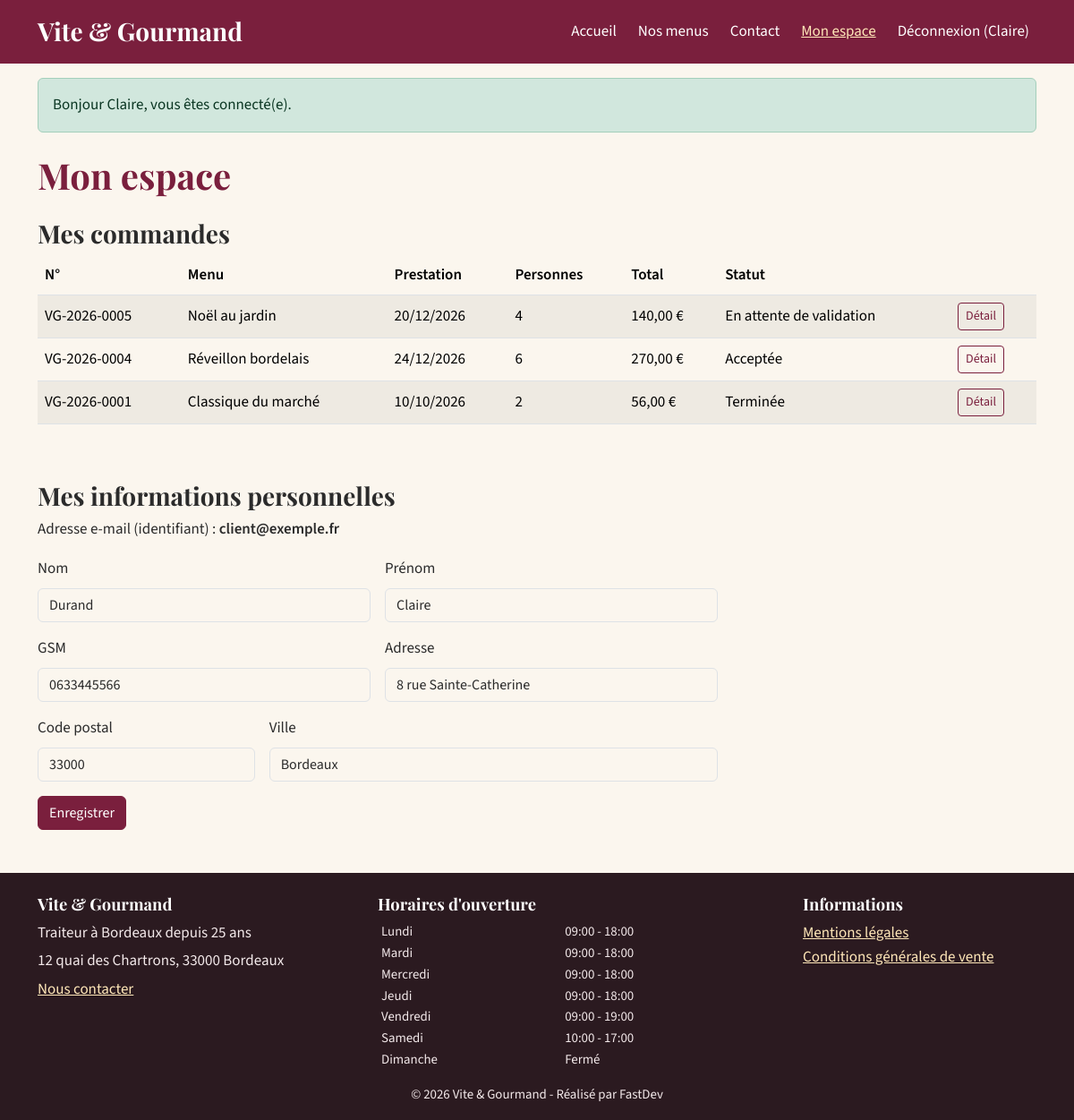
Screenshot of /mon-compte (signed in) with the database file from the repository.
### tables this page shows
CREATE TABLE utilisateur (
    utilisateur_id  INT UNSIGNED NOT NULL AUTO_INCREMENT,
    role_id         INT UNSIGNED NOT NULL,
    email           VARCHAR(180) NOT NULL,
    password        VARCHAR(255) NOT NULL COMMENT 'Hash bcrypt/argon2 (password_hash), jamais le mot de passe en clair',
    nom             VARCHAR(80)  NOT NULL,
    prenom          VARCHAR(80)  NOT NULL,
    telephone       VARCHAR(20)  NULL,
    adresse_postale VARCHAR(255) NULL,
    code_postal     CHAR(5)      NULL,
    ville           VARCHAR(100) NULL,
    actif           TINYINT(1)   NOT NULL DEFAULT 1,
    created_at      DATETIME     NOT NULL DEFAULT CURRENT_TIMESTAMP,
    PRIMARY KEY (utilisateur_id),
    UNIQUE KEY uq_utilisateur_email (email),
    CONSTRAINT fk_utilisateur_role FOREIGN KEY (role_id) REFERENCES role (role_id)
);

CREATE TABLE commande (
    commande_id            INT UNSIGNED  NOT NULL AUTO_INCREMENT,
    numero_commande        VARCHAR(20)   NOT NULL,
    utilisateur_id         INT UNSIGNED  NOT NULL,
    menu_id                INT UNSIGNED  NOT NULL,
    date_commande          DATETIME      NOT NULL DEFAULT CURRENT_TIMESTAMP,
    date_prestation        DATE          NOT NULL,
    heure_livraison        TIME          NOT NULL,
    adresse_prestation     VARCHAR(255)  NOT NULL,
    code_postal_prestation CHAR(5)       NOT NULL,
    ville_prestation       VARCHAR(100)  NOT NULL,
    nombre_personne        INT UNSIGNED  NOT NULL,
    prix_menu              DECIMAL(10,2) NOT NULL COMMENT 'Prix du menu avant remise',
    remise                 DECIMAL(10,2) NOT NULL DEFAULT 0,
    distance_km            DECIMAL(7,2)  NOT NULL DEFAULT 0,
    prix_livraison         DECIMAL(10,2) NOT NULL DEFAULT 0,
    prix_total             DECIMAL(10,2) NOT NULL,
    statut                 ENUM('en_attente','accepte','en_preparation','en_cours_de_livraison','livre',
                                'en_attente_retour_materiel','terminee','annulee') NOT NULL DEFAULT 'en_attente',
    pret_materiel          TINYINT(1)    NOT NULL DEFAULT 0,
    restitution_materiel   TINYINT(1)    NOT NULL DEFAULT 0,
    mode_contact_annulation ENUM('gsm','mail') NULL,
    motif_annulation       VARCHAR(255)  NULL,
    PRIMARY KEY (commande_id),
    UNIQUE KEY uq_commande_numero (numero_commande),
    KEY idx_commande_statut (statut),
    KEY idx_commande_date (date_commande),
    CONSTRAINT fk_commande_utilisateur FOREIGN KEY (utilisateur_id) REFERENCES utilisateur (utilisateur_id),
    CONSTRAINT fk_commande_menu        FOREIGN KEY (menu_id)        REFERENCES menu (menu_id),
    CONSTRAINT chk_commande_personnes  CHECK (nombre_personne >= 1)
);

CREATE TABLE menu (
    menu_id                  INT UNSIGNED  NOT NULL AUTO_INCREMENT,
    titre                    VARCHAR(100)  NOT NULL,
    description              TEXT          NOT NULL,
    theme_id                 INT UNSIGNED  NOT NULL,
    regime_id                INT UNSIGNED  NOT NULL,
    nombre_personne_minimum  INT UNSIGNED  NOT NULL,
    prix_minimum             DECIMAL(10,2) NOT NULL COMMENT 'Prix pour le nombre minimum de personnes',
    conditions               TEXT          NOT NULL,
    quantite_restante        INT UNSIGNED  NOT NULL DEFAULT 0 COMMENT 'Stock : nombre de commandes encore possibles',
    actif                    TINYINT(1)    NOT NULL DEFAULT 1,
    created_at               DATETIME      NOT NULL DEFAULT CURRENT_TIMESTAMP,
    PRIMARY KEY (menu_id),
    KEY idx_menu_prix (prix_minimum),
    CONSTRAINT fk_menu_theme  FOREIGN KEY (theme_id)  REFERENCES theme (theme_id),
    CONSTRAINT fk_menu_regime FOREIGN KEY (regime_id) REFERENCES regime (regime_id),
    CONSTRAINT chk_menu_min   CHECK (nombre_personne_minimum >= 1),
    CONSTRAINT chk_menu_prix  CHECK (prix_minimum >= 0)
);

CREATE TABLE horaire (
    horaire_id      INT UNSIGNED NOT NULL AUTO_INCREMENT,
    jour            VARCHAR(10)  NOT NULL,
    ordre           TINYINT      NOT NULL COMMENT '1 = lundi ... 7 = dimanche',
    heure_ouverture TIME         NULL,
    heure_fermeture TIME         NULL,
    ferme           TINYINT(1)   NOT NULL DEFAULT 0,
    PRIMARY KEY (horaire_id),
    UNIQUE KEY uq_horaire_jour (jour)
);

### views/account/index.php (the view, shortened to what the rows shown need)
<?php
$v = static function (string $f) use ($user): string {
    $old = \App\Core\Session::old($f);
    return e($old !== '' ? $old : (string) $user[$f]);
};
?>
<div class="container mt-4">
    <h1>Mon espace</h1>
    <section class="mt-4" aria-labelledby="orders-title">
        <h2 id="orders-title" class="h3">Mes commandes</h2>
        <?php if (!$orders): ?>
            <p>Vous n'avez pas encore passé de commande. <a href="/menus">Découvrir nos menus</a></p>
        <?php else: ?>
            <div class="table-responsive">
                <table class="table table-striped align-middle bg-white">
                    <thead>
                    <tr>
                        <th scope="col">N°</th><th scope="col">Menu</th><th scope="col">Prestation</th>
                        <th scope="col">Personnes</th><th scope="col">Total</th><th scope="col">Statut</th><th scope="col"><span class="visually-hidden">Actions</span></th>
                    </tr>
                    </thead>
                    <tbody>
                    <?php foreach ($orders as $o): ?>
                        <tr>
                            <td><?= e($o['numero_commande']) ?></td>
                            <td><?= e($o['menu_titre']) ?></td>
                            <td><?= date_fr($o['date_prestation']) ?></td>
                            <td><?= (int) $o['nombre_personne'] ?></td>
                            <td><?= money($o['prix_total']) ?></td>
                            <td><?= e(statut_label($o['statut'])) ?></td>
                            <td><a href="/mon-compte/commandes/<?= (int) $o['commande_id'] ?>" class="btn btn-sm btn-outline-primary">Détail<span class="visually-hidden"> de la commande <?= e($o['numero_commande']) ?></span></a></td>
                        </tr>
                    <?php endforeach; ?>
                    </tbody>
                </table>
            </div>
        <?php endif; ?>
    </section>
    <section class="mt-5 form-medium" aria-labelledby="profile-title">
        <h2 id="profile-title" class="h3">Mes informations personnelles</h2>
        <p>Adresse e-mail (identifiant) : <strong><?= e($user['email']) ?></strong></p>
        <form method="post" action="/mon-compte" novalidate>
            <div class="row g-3">
                <?php foreach ([
                    'nom' => ['Nom', 'family-name', 'col-md-6'], 'prenom' => ['Prénom', 'given-name', 'col-md-6'],
                    'telephone' => ['GSM', 'tel', 'col-md-6'], 'adresse_postale' => ['Adresse', 'street-address', 'col-md-6'],
                    'code_postal' => ['Code postal', 'postal-code', 'col-md-4'], 'ville' => ['Ville', 'address-level2', 'col-md-8'],
                ] as $field => [$label, $auto, $col]): ?>
                    <div class="<?= $col ?>">
                        <label for="<?= $field ?>" class="form-label"><?= $label ?></label>
                        <input type="text" class="form-control" id="<?= $field ?>" name="<?= $field ?>" value="<?= $v($field) ?>" required autocomplete="<?= $auto ?>"<?= aria_error($field) ?>>
                    </div>
                <?php endforeach; ?>
            </div>
            <button type="submit" class="btn btn-primary mt-3">Enregistrer</button>
        </form>
    </section>
</div>

### src/Core/Router.php (shortened to what the rows shown need)
<?php
final class Router
{
    private array $routes = [];
    private function add(string $method, string $path, string $handler, array $roles): void
    {
        $this->routes[] = compact('method', 'regex', 'handler', 'roles');
    }
    public function dispatch(string $method, string $uri): void
    {
        $path = rtrim(parse_url($uri, PHP_URL_PATH) ?: '/', '/') ?: '/';
        foreach ($this->routes as $route) {
            if ($route['method'] !== $method || !preg_match($route['regex'], $path, $m)) {
                continue;
            }
            if ($route['roles'] !== []) {
                if (!Auth::check()) {
                    Session::flash('warning', 'Veuillez vous connecter pour accéder à cette page.');
                    Session::set('redirect_after_login', $uri);
                    header('Location: /connexion');
                    return;
                }
            }
            [$class, $action] = explode('@', $route['handler']);
            $params = array_map('intval', array_filter($m, 'is_string', ARRAY_FILTER_USE_KEY));
            (new $fqcn())->$action(...$params);
            return;
        }
    }
}

### views/layout.php (shortened to what the rows shown need)
<?php
$current = parse_url($_SERVER['REQUEST_URI'] ?? '/', PHP_URL_PATH);
$isActive = static fn(string $path): string => ($current === $path || ($path !== '/' && str_starts_with((string) $current, $path))) ? ' active" aria-current="page' : '';
try {
    $schedules = (new \App\Models\Reference())->schedules();
} catch (\Throwable) {
    $schedules = [];
}
$user = Auth::user();
?>
<!doctype html>
<html lang="fr">
<head>
    <link rel="stylesheet" href="/assets/vendor/bootstrap/bootstrap.min.css">
    <link rel="stylesheet" href="/assets/css/style.css">
</head>
<body class="d-flex flex-column min-vh-100">
<header>
    <nav class="navbar navbar-expand-lg navbar-vg" aria-label="Navigation principale">
        <div class="container">
            <a class="navbar-brand fs-3" href="/">Vite &amp; Gourmand</a>
            <div class="collapse navbar-collapse" id="nav">
                <ul class="navbar-nav ms-auto align-items-lg-center gap-lg-2">
                    <li class="nav-item"><a class="nav-link<?= $isActive('/') ?>" href="/">Accueil</a></li>
                    <li class="nav-item"><a class="nav-link<?= $isActive('/menus') ?>" href="/menus">Nos menus</a></li>
                    <li class="nav-item"><a class="nav-link<?= $isActive('/contact') ?>" href="/contact">Contact</a></li>
                    <?php if ($user === null): ?>
                        <li class="nav-item"><a class="nav-link<?= $isActive('/connexion') ?>" href="/connexion">Connexion</a></li>
                        <li class="nav-item"><a class="btn btn-light btn-sm" href="/inscription">Créer un compte</a></li>
                    <?php else: ?>
                        <?php if ($user['role'] === Auth::ROLE_USER): ?>
                            <li class="nav-item"><a class="nav-link<?= $isActive('/mon-compte') ?>" href="/mon-compte">Mon espace</a></li>
                        <?php endif; ?>
                        <li class="nav-item">
                            <form action="/deconnexion" method="post" class="d-inline">
                                <button type="submit" class="btn btn-link nav-link">Déconnexion (<?= e($user['prenom']) ?>)</button>
                            </form>
                        </li>
                    <?php endif; ?>
                </ul>
            </div>
        </div>
    </nav>
</header>
<main id="contenu" class="flex-grow-1" tabindex="-1">
    <?php $flashes = Session::pullFlashes(); if ($flashes): ?>
        <div class="container mt-3" role="status" aria-live="polite">
            <?php foreach ($flashes as $f): ?>
                <div class="alert alert-<?= e($f['type']) ?> mb-2"><?= e($f['message']) ?></div>
            <?php endforeach; ?>
        </div>
    <?php endif; ?>
    <?= $content ?>
</main>
<footer class="footer-vg mt-5 pt-4 pb-3">
    <div class="container">
        <div class="row g-4">
            <div class="col-md-4">
                <h2>Vite &amp; Gourmand</h2>
                <p class="mb-1">Traiteur à Bordeaux depuis 25 ans</p>
                <p class="mb-1">12 quai des Chartrons, 33000 Bordeaux</p>
                <p><a href="/contact">Nous contacter</a></p>
            </div>
            <div class="col-md-5">
                <h2>Horaires d'ouverture</h2>
                <table class="table table-sm table-borderless mb-0 small">
                    <tbody>
                    <?php foreach ($schedules as $h): ?>
                        <tr>
                            <th scope="row" class="fw-normal py-0"><?= e($h['jour']) ?></th>
                            <td class="py-0"><?= $h['ferme'] ? 'Fermé' : e(substr((string) $h['heure_ouverture'], 0, 5) . ' - ' . substr((string) $h['heure_fermeture'], 0, 5)) ?></td>
                        </tr>
                    <?php endforeach; ?>
                    </tbody>
                </table>
            </div>
            <div class="col-md-3">
                <h2>Informations</h2>
                <ul class="list-unstyled">
                    <li><a href="/mentions-legales">Mentions légales</a></li>
                    <li><a href="/cgv">Conditions générales de vente</a></li>
                </ul>
            </div>
        </div>
        <p class="small text-center mt-3 mb-0">&copy; <?= date('Y') ?> Vite &amp; Gourmand - Réalisé par FastDev</p>
    </div>
</footer>
</body>
</html>

### rows the page displays
utilisateur: prenom "Claire", email "client@exemple.fr", nom "Durand", telephone "0633445566", adresse_postale "8 rue Sainte-Catherine", code_postal "33000", ville "Bordeaux"
commande: numero_commande "VG-2026-0005", menu.titre "Noël au jardin", date_prestation "20/12/2026", nombre_personne "4", prix_total "140,00 €", statut "En attente de validation"
commande: numero_commande "VG-2026-0004", menu.titre "Réveillon bordelais", date_prestation "24/12/2026", nombre_personne "6", prix_total "270,00 €", statut "Acceptée"
commande: numero_commande "VG-2026-0001", menu.titre "Classique du marché", date_prestation "10/10/2026", nombre_personne "2", prix_total "56,00 €", statut "Terminée"
horaire: jour "Lundi", heure_ouverture+heure_fermeture "09:00 - 18:00"
horaire: jour "Mardi", heure_ouverture+heure_fermeture "09:00 - 18:00"
horaire: jour "Mercredi", heure_ouverture+heure_fermeture "09:00 - 18:00"
horaire: jour "Jeudi", heure_ouverture+heure_fermeture "09:00 - 18:00"
horaire: jour "Vendredi", heure_ouverture+heure_fermeture "09:00 - 19:00"
horaire: jour "Samedi", heure_ouverture+heure_fermeture "10:00 - 17:00"
horaire: jour "Dimanche", ferme "Fermé"

### other values shown
$f['message'] "Bonjour Claire, vous êtes connecté(e)."
$label "Nom"
$label "Prénom"
$label "GSM"
$label "Adresse"
$label "Code postal"
$label "Ville"
